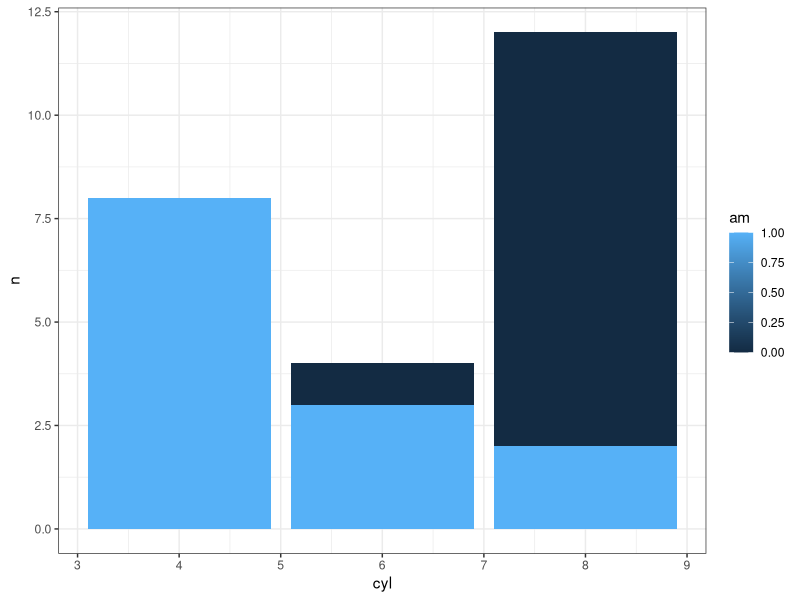
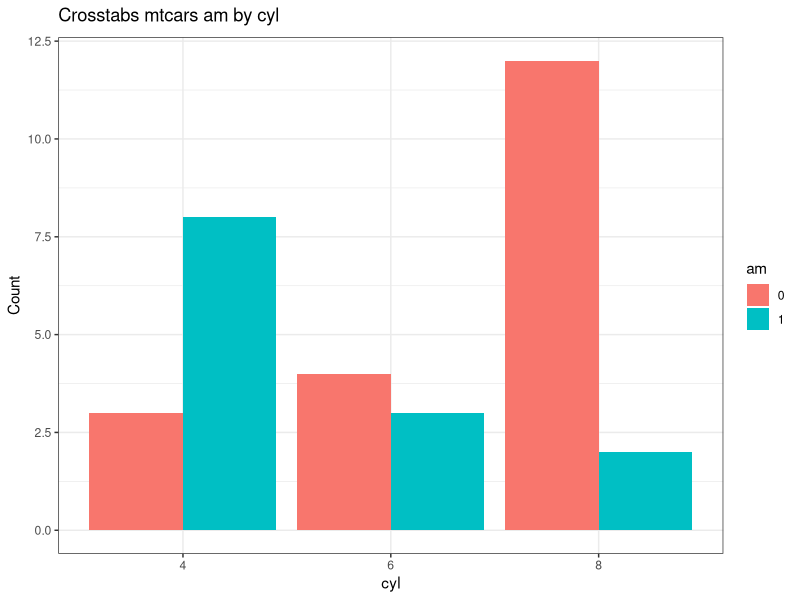
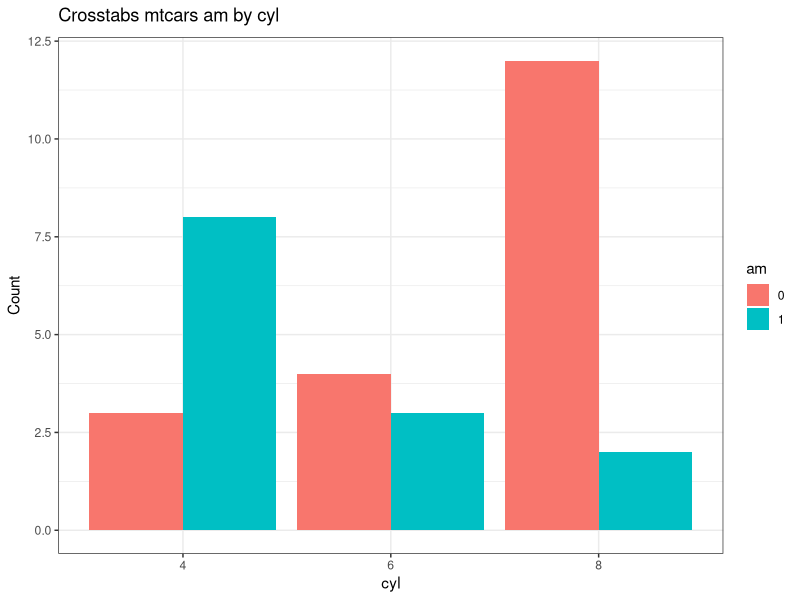
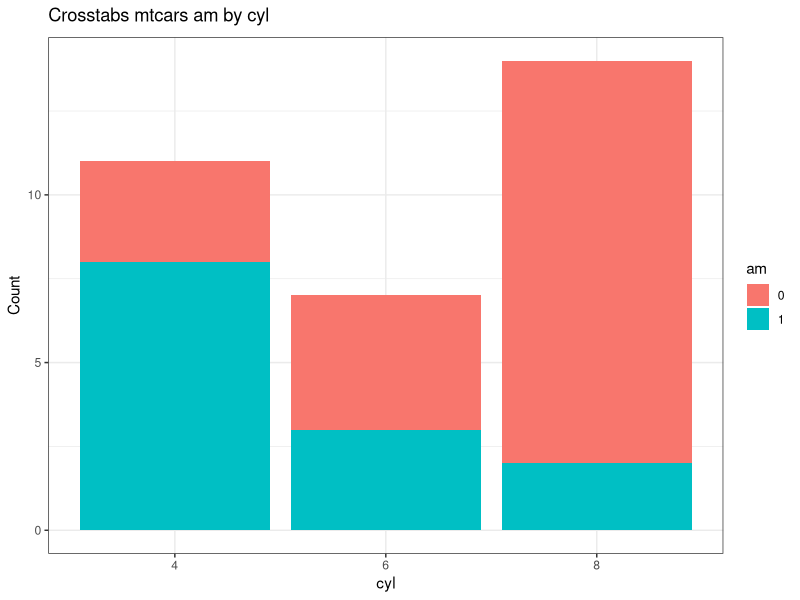
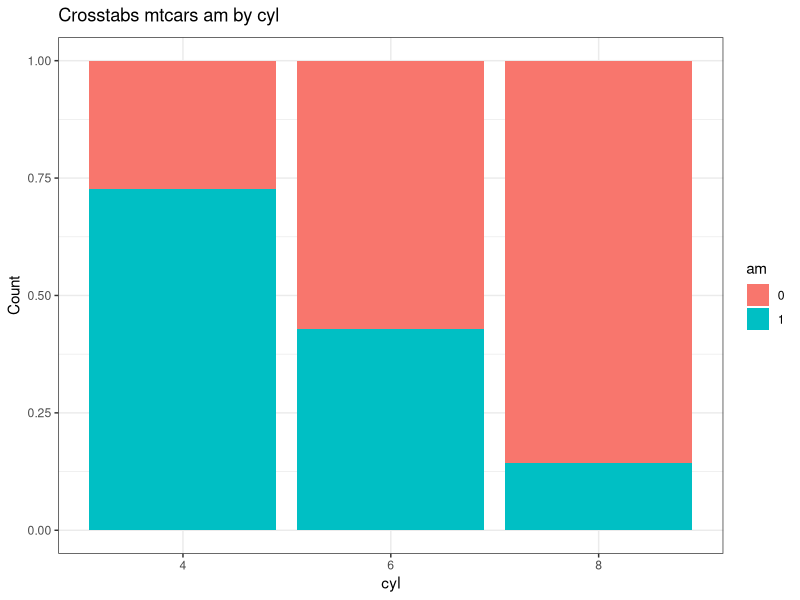
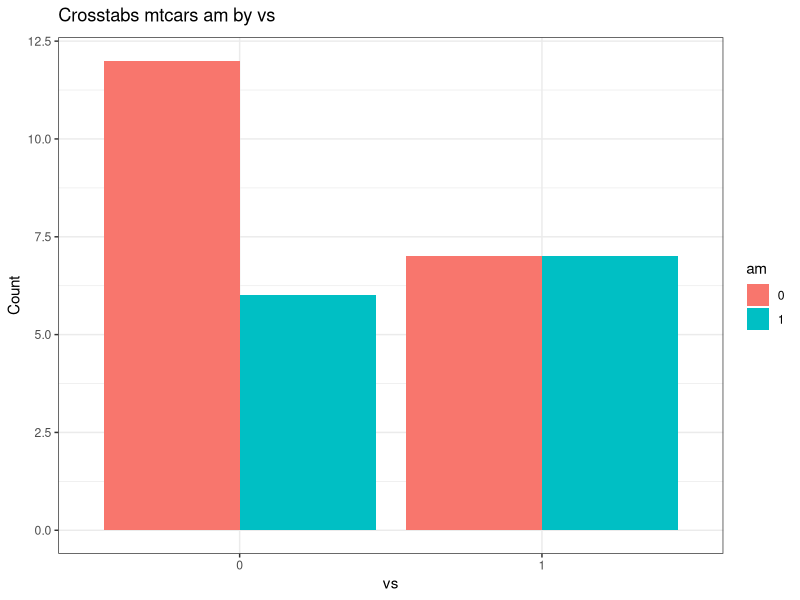
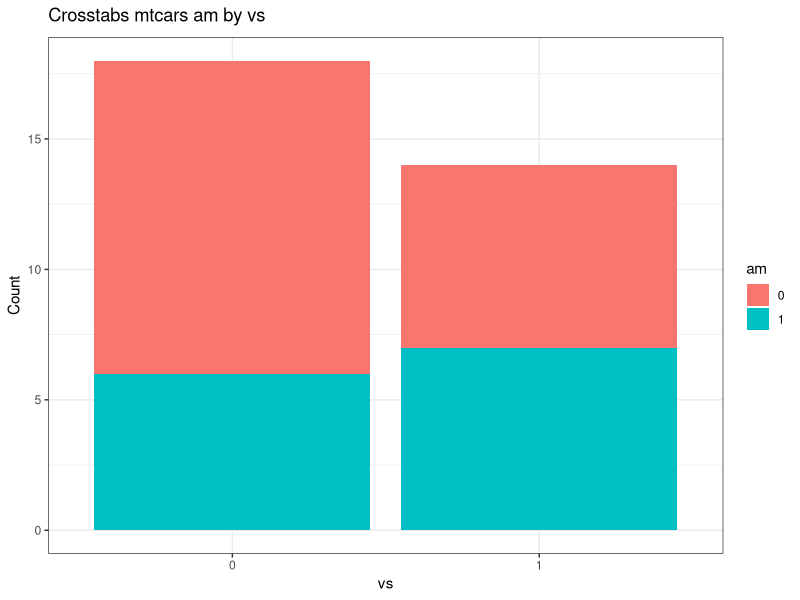
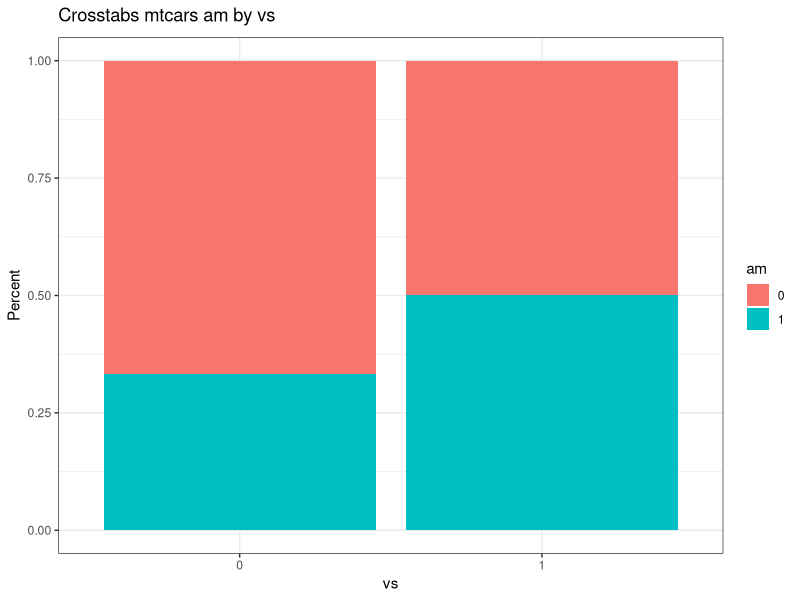

Generate these figures, in order, with R:
## ---- chunk 1
library(dplyr)
library(ggplot2)
theme_set(theme_bw()) # set theme to my personal preference
## ---- chunk 2
### with dplyr and ggplot manually
mtcars %>%
  filter(!is.na(am), !is.na(cyl))  %>%
  group_by(am,cyl) %>%
  count() %>%
  ggplot(aes(fill=am, y=n, x=cyl)) +
    geom_bar(position="dodge", stat="identity")
## ---- chunk 3
PlotMe <- function(dataframe,x,y){
# error checking
  if (!require(ggplot2)) {
    stop("Can't continue can't load ggplot2")
  }
  theme_set(theme_bw())
  if (!require(dplyr)) {
    stop("Can't continue can't load dplyr")
  }
  dfname <- enquo(dataframe)
  aaa <- enquo(x)
  bbb <- enquo(y)
  if (length(match.call()) <= 3) {
    stop("Not enough arguments passed... requires a dataframe, plus two variables")
  }
  if (!exists(deparse(substitute(dataframe)))) {
     stop("The first item in your list does not exist")
  }
  if (!is(dataframe, "data.frame")) {
    stop("The first name you passed does not appear to be a data frame")
  }
  if (!deparse(substitute(x)) %in% names(dataframe)) {
    stop(paste0("'", deparse(substitute(x)), "' is not the name of a variable in '",deparse(substitute(dataframe)),"'"))
  }
  if (!deparse(substitute(y)) %in% names(dataframe)) {
    stop(paste0("'", deparse(substitute(y)), "' is not the name of a variable in '",deparse(substitute(dataframe)),"'"), call. = FALSE)
  }
  missing <- apply(is.na(dataframe[,c(deparse(substitute(x)),deparse(substitute(y)))]), 1, any)
  if (any(missing)) {
    warning(paste(sum(missing)), " row(s) not plotted because of missing data")
  }
# end of error checking
  dataframe %>%
    filter(!is.na(!! aaa), !is.na(!! bbb))  %>%
    mutate(!!quo_name(aaa) := factor(!!aaa), !!quo_name(bbb) := factor(!!bbb)) %>%
    group_by(!! aaa,!! bbb) %>%
    count() %>%
    ggplot(aes_(fill=aaa, y=~n, x=bbb)) +
      geom_bar(position="dodge", stat="identity") +
      ggtitle(bquote("Crosstabs"*.(dfname)*.(aaa)~"by"*.(bbb))) +
      ylab("Count") ->p
  plot(p)
}
PlotMe(mtcars,am,cyl)
## ---- chunk 4
PlotMeX <- function(dataframe,x,y){
  aaa <- enquo(x)
  bbb <- enquo(y)
  dfname <- enquo(dataframe)
  dataframe %>%
    filter(!is.na(!! aaa), !is.na(!! bbb))  %>%
    mutate(!!quo_name(aaa) := factor(!!aaa), !!quo_name(bbb) := factor(!!bbb)) %>%
    group_by(!! aaa,!! bbb) %>%
    count() %>%
    ggplot(aes_(fill=aaa, y=~n, x=bbb)) +
      geom_bar(position="dodge", stat="identity") +
      ggtitle(bquote("Crosstabs"*.(dfname)*.(aaa)~"by"*.(bbb))) +
      ylab("Count") ->p
  plot(p)
}
PlotMeX(mtcars,am,cyl)
## ---- chunk 5
PlotMeX <- function(dataframe,x,y){
  aaa <- enquo(x)
  bbb <- enquo(y)
  dfname <- enquo(dataframe)
  dataframe %>%
    filter(!is.na(!! aaa), !is.na(!! bbb))  %>%
    mutate(!!quo_name(aaa) := factor(!!aaa), !!quo_name(bbb) := factor(!!bbb)) %>%
    group_by(!! aaa,!! bbb) %>%
    count() %>%
    ggplot(aes_(fill=aaa, y=~n, x=bbb)) +
      geom_bar(stat="identity") +
      ggtitle(bquote("Crosstabs"*.(dfname)*.(aaa)~"by"*.(bbb))) +
      ylab("Count") ->p
  plot(p)
}
PlotMeX(mtcars,am,cyl)
## ---- chunk 6
PlotMeX <- function(dataframe,x,y){
  aaa <- enquo(x)
  bbb <- enquo(y)
  dfname <- enquo(dataframe)
  dataframe %>%
    filter(!is.na(!! aaa), !is.na(!! bbb))  %>%
    mutate(!!quo_name(aaa) := factor(!!aaa), !!quo_name(bbb) := factor(!!bbb)) %>%
    group_by(!! aaa,!! bbb) %>%
    count() %>%
    ggplot(aes_(fill=aaa, y=~n, x=bbb)) +
      geom_bar(stat="identity", position="fill") +
      ggtitle(bquote("Crosstabs"*.(dfname)*.(aaa)~"by"*.(bbb))) +
      ylab("Count") ->p
  plot(p)
}
PlotMeX(mtcars,am,cyl)
## ---- chunk 7
PlotMeX <- function(dataframe, x, y, plottype = "side"){
  switch(plottype,
       side =  list(geom_bar(position="dodge", stat="identity"),
                    ylab("Count")) -> whichbar,
       stack = list(geom_bar(stat="identity"),
                    ylab("Count")) -> whichbar,
       percent = list(geom_bar(stat="identity", position="fill"),
                    ylab("Percent")) -> whichbar
    )
  
  aaa <- enquo(x)
  bbb <- enquo(y)
  dfname <- enquo(dataframe)
  dataframe %>%
    filter(!is.na(!! aaa), !is.na(!! bbb))  %>%
    mutate(!!quo_name(aaa) := factor(!!aaa), !!quo_name(bbb) := factor(!!bbb)) %>%
    group_by(!! aaa,!! bbb) %>%
    count() %>%
    ggplot(aes_(fill=aaa, y=~n, x=bbb)) +
      whichbar +
      ggtitle(bquote("Crosstabs"*.(dfname)*.(aaa)~"by"*.(bbb))) ->p
  plot(p)
}
PlotMeX(mtcars,am,vs)
PlotMeX(mtcars,am,vs, "stack")
PlotMeX(mtcars,am,vs, "percent")
## ---- chunk 8
# Build two vectors
xwhich <- c(10:11) # let's put gear and carb in here
ywhich <- c(2,9) # let's put cyl and am in here
## ---- chunk 9
indvars<-list() # create empty list to add to
depvars<-list() # create empty list to add to
totalcombos <- 1 # keep track of where we are
## ---- chunk 10
# loop through the vectors and build our lists
for (j in seq_along(xwhich)) {
  for (k in seq_along(ywhich)) {
    depvars[[totalcombos]] <- as.name(colnames(mtcars[xwhich[[j]]]))
    indvars[[totalcombos]] <- as.name(colnames(mtcars[ywhich[[k]]]))
    cat("iteration #", totalcombos, 
        " xwhich is ", xwhich[[j]], " so depvars = ", as.name(colnames(mtcars[xwhich[[j]]])),
        " ywhich is ", ywhich[[k]], " so indvars = ", as.name(colnames(mtcars[ywhich[[k]]])),
        "\n", sep = "")
    totalcombos <- totalcombos +1
  }
}
## ---- chunk 11
#PlotMeX(mtcars,am,cyl)
invisible(mapply(PlotMeX, x=indvars, y=depvars, MoreArgs = list(dataframe=mtcars), SIMPLIFY = FALSE, USE.NAMES = FALSE))
## ---- chunk 12
invisible(mapply(PlotMeX, x=indvars, y=depvars, MoreArgs = list(dataframe=mtcars, plottype = "percent"), SIMPLIFY = FALSE, USE.NAMES = FALSE))
## ---- chunk 13
CrossXYs <- function(dataframe, xwhich, ywhich){
  # Build two vectors
indvars<-list() # create empty list to add to
depvars<-list() # create empty list to add to
totalcombos <- 1 # keep track of where we are
message("Creating the variable pairings...")
for (j in seq_along(xwhich)) {
  for (k in seq_along(ywhich)) {
    depvars[[totalcombos]] <- as.name(colnames(dataframe[xwhich[[j]]]))
    indvars[[totalcombos]] <- as.name(colnames(dataframe[ywhich[[k]]]))
    cat("Pairing #", totalcombos, " ", as.name(colnames(dataframe[xwhich[[j]]])),
        " with ", as.name(colnames(dataframe[ywhich[[k]]])), "\n", sep = "")
    totalcombos <- totalcombos +1
  }
}
return(invisible(list(depvars=depvars,indvars=indvars)))
}
CrossXYs(mtcars,c(10:11),c(2,9))
## ---- chunk 14
bothlists <- CrossXYs(mtcars,c(10:11),c(2,9))
## ---- chunk 15
invisible(mapply(PlotMeX, x=bothlists$indvars, y=bothlists$depvars, MoreArgs = list(dataframe=mtcars, plottype = "stack"), SIMPLIFY = FALSE, USE.NAMES = FALSE))
## ---- chunk 16
str(esoph)
PlotMeX(esoph,alcgp,tobgp)
bothlists <- CrossXYs(esoph,1,c(2:3))
invisible(mapply(PlotMeX, x=bothlists$indvars, y=bothlists$depvars, MoreArgs = list(dataframe=esoph, plottype = "percent"), SIMPLIFY = FALSE, USE.NAMES = FALSE))
